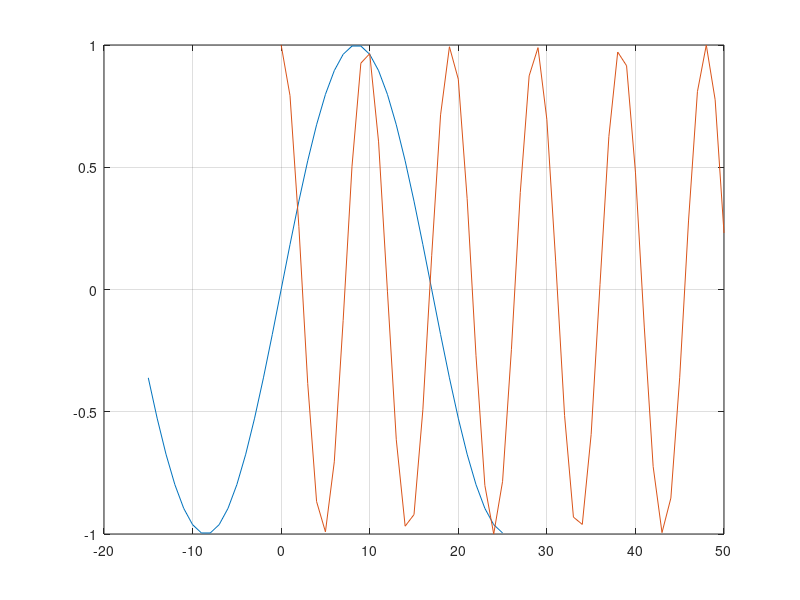
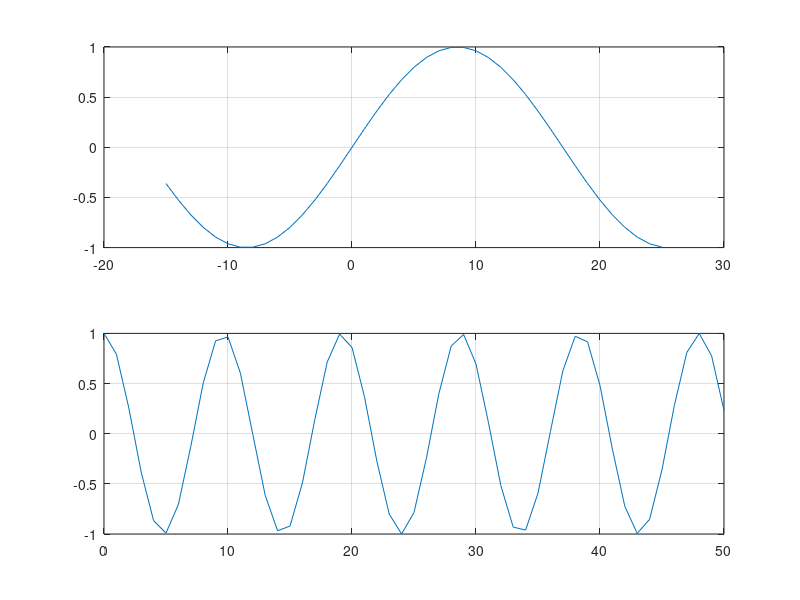
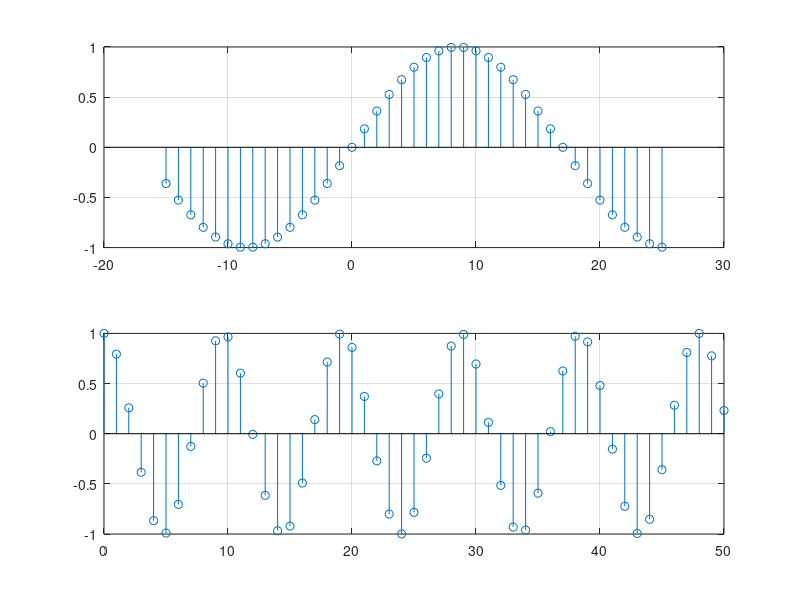
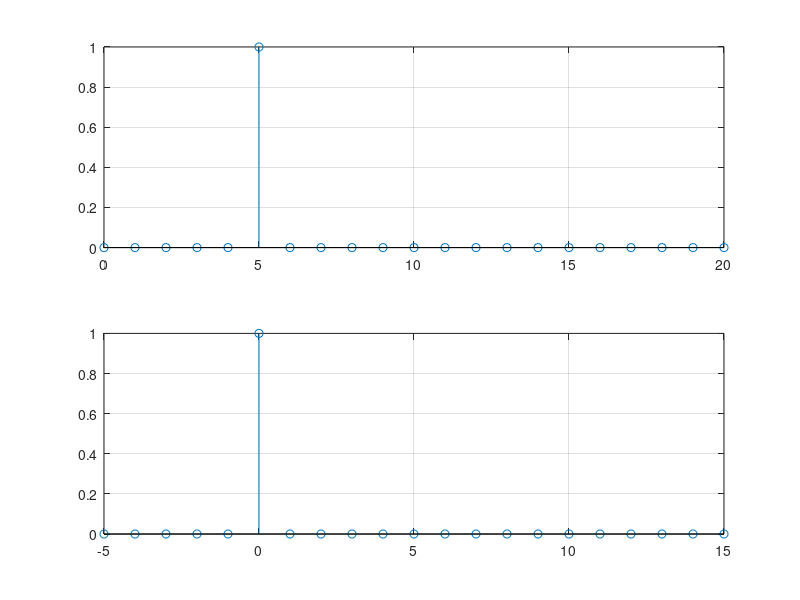

These charts were generated, in order, by the following MATLAB code:

z=linspace(0,0,21);  %z este un vector ce contine 21 de valori egale cu 0
z(6)=1;   %al saselea element din vectorul z este 1 
n=0:20;   %n este un vector de contine valori de la 0 la 20
m=-5:15;  %m este un vector de contine valori de la -5 la 15

%a)
figure(4)   %dorim ca reprezentarile grafice sa fie in ferestre separate 
%iar graficul ce urmeaza are numarul 4
subplot(2,1,1), stem(n,z), grid  
%reprezentam in prima minifereastra graficul lui z fata de n
subplot(2,1,2), stem(m,z), grid
%reprezentam in a doua minifereastra graficul lui z fata de m

%b)
t=abs(10-n);  
figure(5)   %dorim ca reprezentarile grafice sa fie in ferestre separate 
%iar graficul ce urmeaza are numarul 5
stem(n,t), grid  %reprezentarea grafica a lui t fata de n

%c)
n1= -15:1:25;
x1=sin(n1*(pi/17));
n2= 0:1:50;
x2=cos(n2*(pi/sqrt(23)));
figure(1)
%reprezentarea grafica in acelasi sistem de coordonate a lui x1 fata de n1
%si a lui x2 fata de n2
plot(n1,x1,n2,x2), grid  

%reprezentare folosind doua "miniferestre" grafice
figure(2)
subplot(2,1,1), plot(n1,x1), grid
subplot(2,1,2), plot(n2,x2), grid

figure(3)
subplot(2,1,1), stem(n1,x1), grid
subplot(2,1,2), stem(n2,x2), grid